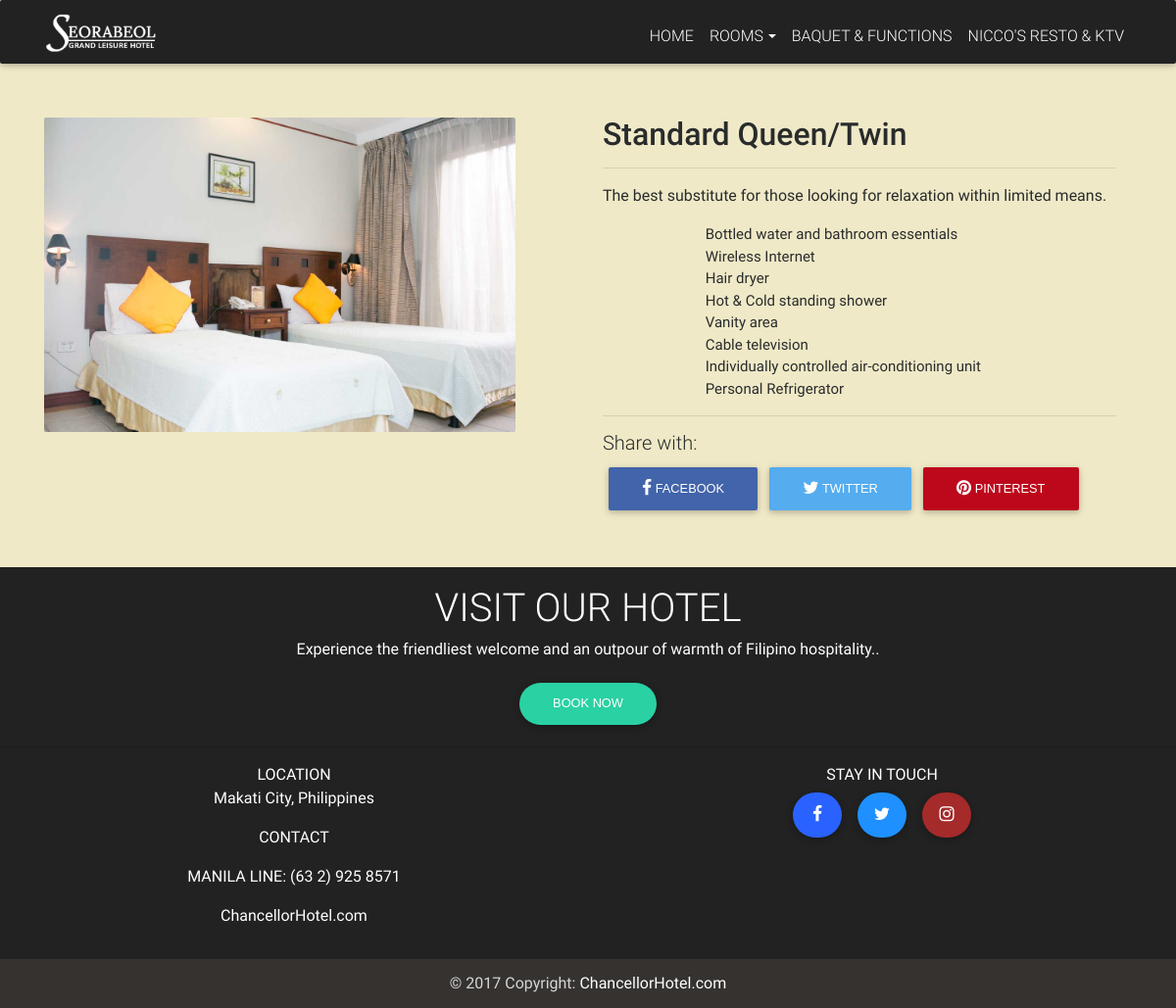
The app's page /include/php/view_rooms.php?id=1 with its own data.
### tables this page shows
CREATE TABLE `accomodation` (
  `room_id` int(11) NOT NULL,
  `room_type` varchar(1000) NOT NULL,
  `room_image` varchar(1000) NOT NULL,
  `room-price` varchar(1000) NOT NULL,
  `room-content` varchar(1500) NOT NULL,
  `room_adult` int(3) NOT NULL,
  `room_child` int(3) NOT NULL,
  `room_availability` varchar(11) NOT NULL
);

CREATE TABLE `accomodation_features` (
  `room_list_item` int(11) NOT NULL,
  `room_list1` varchar(500) NOT NULL,
  `room_list2` varchar(500) NOT NULL,
  `room_list3` varchar(500) NOT NULL,
  `room_list4` varchar(500) NOT NULL,
  `room_list5` varchar(500) NOT NULL,
  `room_list6` varchar(500) NOT NULL,
  `room_list7` varchar(500) NOT NULL,
  `room_list8` varchar(500) NOT NULL,
  `room_list9` varchar(500) NOT NULL,
  `room_list10` varchar(500) NOT NULL,
  `room_list11` varchar(500) NOT NULL,
  `room_list12` varchar(500) NOT NULL,
  `room_list13` varchar(500) NOT NULL
);

### include/php/view_rooms.php (the view, shortened to what this page needs)
<?php
require "connection.php";
?>
<!DOCTYPE html>
<html lang="en">
<head>
  <link rel="stylesheet" href="https://maxcdn.bootstrapcdn.com/font-awesome/4.6.0/css/font-awesome.min.css">
  <link href="../../asset/css/bootstrap.min.css" rel="stylesheet">
  <link href="../../asset/css/mdb.min.css" rel="stylesheet">
  <link href="../../asset/css/style.css" rel="stylesheet">
  <link href="../../asset/css/sweetalert.css" rel="stylesheet">
</head>
<body class="fixed-sn black-skin" style="background: #efe9c7">
  <nav class="navbar fixed-top navbar-toggleable-md navbar-dark scrolling-navbar" style="background-color:#222">
    <div class="container">
      <a class="navbar-brand" href="../../index.php">
        <img src="../../asset/img/hotel/logoreal2.png" style="width:50%;margin-top: 1%">
      </a>
      <div class="collapse navbar-collapse navbar-position" id="navbarNav" >
        <ul class="navbar-nav" style="margin-top:1%">
          <li class="nav-item"><a class="nav-link" href="../../index.php"> HOME <span class="sr-only">(current)</span></a></li>
          <li class="nav-item btn-group"><a class="nav-link dropdown-toggle" data-toggle="dropdown" aria-haspopup="true" aria-expanded="false" href="#" data-offset="100"> ROOMS</a>
            </li>
            <li class="nav-item"><a class="nav-link" href="">BAQUET & FUNCTIONS</a></li>
            <li class="nav-item"><a class="nav-link" href="">NICCO'S RESTO & KTV</a></li>
          </ul>
        </div>
      </div>
    </nav>
    <?php
    $id = $_GET['id'];
    $sql = "SELECT * FROM accomodation WHERE room_id = '$id'";
    $result = mysqli_query($db, $sql);
    while ($rows = mysqli_fetch_array($result))
    {
      ?>
      <div class="container margin-small-top" style="margin-top: 10%;margin-bottom: 3%">
        <div class="row">
          <div class="col-lg-6">
            <div style="padding-right: 1%">
              <img src="../../asset/img/hotel/<?php echo $rows[2]; ?>" style="width:90%" />
            </div>
          </div>
          <div class="col-lg-6">
            <h2 style="font-weight: 500"><?php echo $rows[1]?></h2>
            <div style="padding-right: 3%">
              <hr>
              <p><?php echo $rows[4] ?></p>
              <ul style="margin-left: 20%;font-size: 15px">
                <?php
                $list  = "SELECT * FROM accomodation_features WHERE room_list_item = '$id' ";
                $result_1 = mysqli_query($db, $list);
                while($list = mysqli_fetch_array($result_1))
                {
                  ?>
                  <li ><?php echo $list[2] ?></li>
                  <li><?php echo $list[3] ?></li>
                  <li><?php echo $list[4] ?></li>
                  <li><?php echo $list[5] ?></li>
                  <li><?php echo $list[6] ?></li>
                  <li><?php echo $list[7] ?></li>
                  <li><?php echo $list[8] ?></li>
                  <li><?php echo $list[9] ?></li>
                  <?php
                }
                ?>
              </ul>
              <hr>
              <div style="padding:0%">
                <h5>Share with:</h4>
                  <ul style="display: flex">
                    <li><button data-network="facebook"  class="btn st-custom-button"  style="background-color: #4264aa"><i class="fa fa-facebook"></i> Facebook</button></li>
                    <li><button data-network="twitter"  class="btn st-custom-button" style="background-color:#55ACEE"><i class="fa fa-twitter"></i> Twitter</button></li>
                    <li><button data-network="pinterest"  class="btn st-custom-button"" style="background-color: #bd081c"><i class="fa fa-pinterest"></i> Pinterest</button></li>
                  </ul>
                </div>
              </div>
            </div>
          </div>
        </div>
        <?php
      }
      ?>
      <footer class="page-footer center-on-small-only" style="background-color:#222">
        <div class="container-fluid wow fadeIn" data-wow-delay="0.6s">
          <div class="row">
            <div class="col-md-12" align="center">
              <h1 class="title">Visit Our Hotel</h1>
              <p>Experience the friendliest welcome and an outpour of warmth of Filipino hospitality..</p>
              <a href="../accomodation.php"><button class="btn" style="background-color:#2AD1A3;border-radius:30px;">BOOK NOW</button></a>
            </div>
          </div>
        </div>
        <hr>
        <div align="center" class="wow fadeIn" data-wow-delay="0.6s">
          <ul style="display:flex;">
            <div class="col-lg-6">
              <li>LOCATION</li>
              <p>Makati City, Philippines</p>
              <p>CONTACT</p>
              <p>MANILA LINE: (63 2) 925 8571</p>
              <p>ChancellorHotel.com</p>
            </div>
            <div class="col-lg-6">
              <li>STAY IN TOUCH</li>
              <button class="btn" style="background-color:#2962ff;border-radius:100px;padding:15px;width:50px;"><i class="fa fa-facebook prefix"></i></button>
              <button class="btn" style="background-color:dodgerblue;border-radius:100px;padding:15px;width:50px;"><i class="fa fa-twitter prefix"></i></button>
              <button class="btn" style="background-color:brown;border-radius:100px;padding:15px;width:50px;"><i class="fa fa-instagram prefix"></i></button>
            </div>
          </ul>
        </div>
        <div class="footer-copyright" style="background-color:#353230">
          <div class="container-fluid">
            © 2017 Copyright: <a href="https://ChancellorHotel.com"> ChancellorHotel.com </a>
          </div>
        </div>
      </footer>
    </body>
    </html>

### asset/css/style.css (style rules this page uses)
html, body, header, .view { height: 100%; }
body { font-style: "raleway"; }
.navbar { background-color: transparent; }
.scrolling-navbar { -webkit-transition: background .5s ease-in-out, padding .5s ease-in-out; -moz-transition: background .5s ease-in-out, padding .5s ease-in-out; transition: background .5s ease-in-out, padding .5s ease-in-out; }
.margin-small-top { margin-top: 30px; }

### records on screen
accomodation: room_image (picture), room_type "Standard Queen/Twin", value "The best substitute for those looking for relaxation within limited means."
accomodation_features: room_list2 "Bottled water and bathroom essentials", room_list3 "Wireless Internet", room_list4 "Hair dryer", room_list5 "Hot & Cold standing shower", room_list6 "Vanity area", room_list7 "Cable television", room_list8 "Individually controlled air-conditioning unit", room_list9 "Personal Refrigerator"
